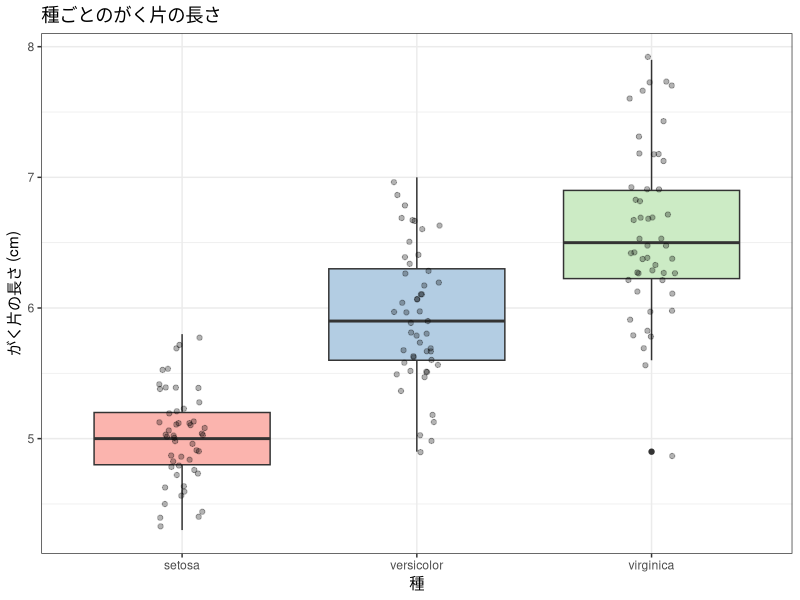
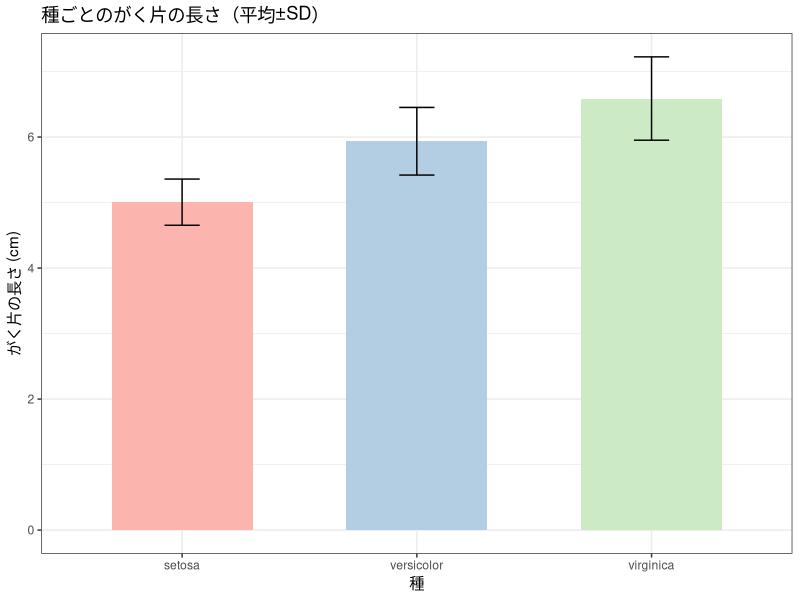

These charts were generated, in order, by the following R code:
## ---- chunk 1
knitr::opts_chunk$set(echo = TRUE, warning = FALSE, message = FALSE,
                      fig.width = 7, fig.height = 4)
library(tidyverse)

# 図の日本語が文字化けしないようにする（ragg があるときだけ有効にする）
if (requireNamespace("ragg", quietly = TRUE)) {
  knitr::opts_chunk$set(dev = "ragg_png")
}
## ---- chunk 2
library(tidyverse)
## ---- chunk 3
set.seed(2026)
R <- 20000; n <- 50
g <- factor(rep(1:3, each = n))

p_min <- numeric(R)   # t検定3回のうち最小のp値
p_aov <- numeric(R)   # 分散分析のp値

for (r in 1:R) {
  y <- rnorm(3 * n)                       # 3群すべて同じ分布（差はゼロ）
  a <- y[1:n]; b <- y[(n+1):(2*n)]; c <- y[(2*n+1):(3*n)]
  p_min[r] <- min(t.test(a, b, var.equal = TRUE)$p.value,
                  t.test(a, c, var.equal = TRUE)$p.value,
                  t.test(b, c, var.equal = TRUE)$p.value)
  p_aov[r] <- anova(aov(y ~ g))[["Pr(>F)"]][1]
}

c(t検定3回 = mean(p_min < .05),
  分散分析1回 = mean(p_aov < .05),
  独立を仮定した式 = 1 - 0.95^3)
## ---- chunk 4
# データの確認
iris |>
  group_by(Species) |>
  summarise(
    n    = n(),
    mean = mean(Sepal.Length),
    sd   = sd(Sepal.Length)
  )
## ---- chunk 5
# 箱ひげ図で確認
ggplot(iris, aes(x = Species, y = Sepal.Length, fill = Species)) +
  geom_boxplot() +
  geom_jitter(width = 0.1, alpha = 0.3) +
  scale_fill_brewer(palette = "Pastel1") +
  labs(title = "種ごとのがく片の長さ",
       x = "種", y = "がく片の長さ (cm)") +
  theme_bw() +
  theme(legend.position = "none")
## ---- chunk 6
# 一元配置分散分析
result_anova <- aov(Sepal.Length ~ Species, data = iris)
summary(result_anova)
## ---- chunk 7
# 各群ごとに正規性を確認する
iris |>
  group_by(Species) |>
  summarise(
    W = shapiro.test(Sepal.Length)$statistic,
    p = shapiro.test(Sepal.Length)$p.value
  )
## ---- chunk 8
# Bartlett検定（等分散性の確認）
bartlett.test(Sepal.Length ~ Species, data = iris)
## ---- chunk 9
# Welch の ANOVA（等分散を仮定しない）
oneway.test(Sepal.Length ~ Species, data = iris)
## ---- chunk 10
# summary() の表から読み取って計算する
ss_between <- 63.21
ss_total   <- 63.21 + 38.96
eta_sq     <- ss_between / ss_total
round(eta_sq, 3)
## ---- chunk 11
# anova() で平方和を取り出して計算する（こちらが確実）
ss <- anova(result_anova)[["Sum Sq"]]   # 1番目が群間，2番目が群内
ss
round(ss[1] / sum(ss), 3)
## ---- chunk 12
iris_summary <- iris |>
  group_by(Species) |>
  summarise(
    mean = mean(Sepal.Length),
    sd   = sd(Sepal.Length),
    n    = n()
  )

ggplot(iris_summary, aes(x = Species, y = mean, fill = Species)) +
  geom_col(width = 0.6) +
  geom_errorbar(aes(ymin = mean - sd, ymax = mean + sd), width = 0.15) +
  scale_fill_brewer(palette = "Pastel1") +
  labs(title = "種ごとのがく片の長さ（平均±SD）",
       x = "種", y = "がく片の長さ (cm)") +
  theme_bw() +
  theme(legend.position = "none")
